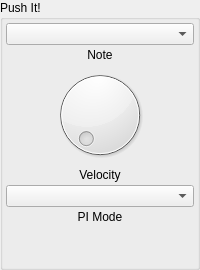
           <widget class="QGroupBox" name="GB_Pi">
            <property name="title">
             <string>Push It!</string>
            </property>
            <layout class="QGridLayout" name="gridLayout_18">
             <property name="leftMargin">
              <number>3</number>
             </property>
             <property name="topMargin">
              <number>3</number>
             </property>
             <property name="rightMargin">
              <number>3</number>
             </property>
             <property name="bottomMargin">
              <number>3</number>
             </property>
             <property name="spacing">
              <number>3</number>
             </property>
             <item row="0" column="0">
              <layout class="QGridLayout" name="gL_Pi">
               <property name="spacing">
                <number>3</number>
               </property>
               <item row="1" column="0">
                <widget class="QLabel" name="lab_PINote">
                 <property name="text">
                  <string>Note</string>
                 </property>
                 <property name="alignment">
                  <set>Qt::AlignCenter</set>
                 </property>
                </widget>
               </item>
               <item row="0" column="0">
                <widget class="QComboBox" name="coB_PiNote"/>
               </item>
               <item row="4" column="0">
                <widget class="QComboBox" name="coB_PiPiMode"/>
               </item>
               <item row="5" column="0">
                <widget class="QLabel" name="lab_PIMode">
                 <property name="text">
                  <string>PI Mode</string>
                 </property>
                 <property name="alignment">
                  <set>Qt::AlignCenter</set>
                 </property>
                </widget>
               </item>
               <item row="2" column="0">
                <widget class="QDial" name="di_PiVel">
                 <property name="minimumSize">
                  <size>
                   <width>16</width>
                   <height>16</height>
                  </size>
                 </property>
                 <property name="maximumSize">
                  <size>
                   <width>500</width>
                   <height>500</height>
                  </size>
                 </property>
                </widget>
               </item>
               <item row="3" column="0">
                <widget class="QLabel" name="lab_PIVel">
                 <property name="text">
                  <string>Velocity</string>
                 </property>
                 <property name="alignment">
                  <set>Qt::AlignCenter</set>
                 </property>
                </widget>
               </item>
               <item row="6" column="0">
                <spacer name="verticalSpacer_9">
                 <property name="orientation">
                  <enum>Qt::Vertical</enum>
                 </property>
                 <property name="sizeHint" stdset="0">
                  <size>
                   <width>20</width>
                   <height>40</height>
                  </size>
                 </property>
                </spacer>
               </item>
              </layout>
             </item>
            </layout>
           </widget>
